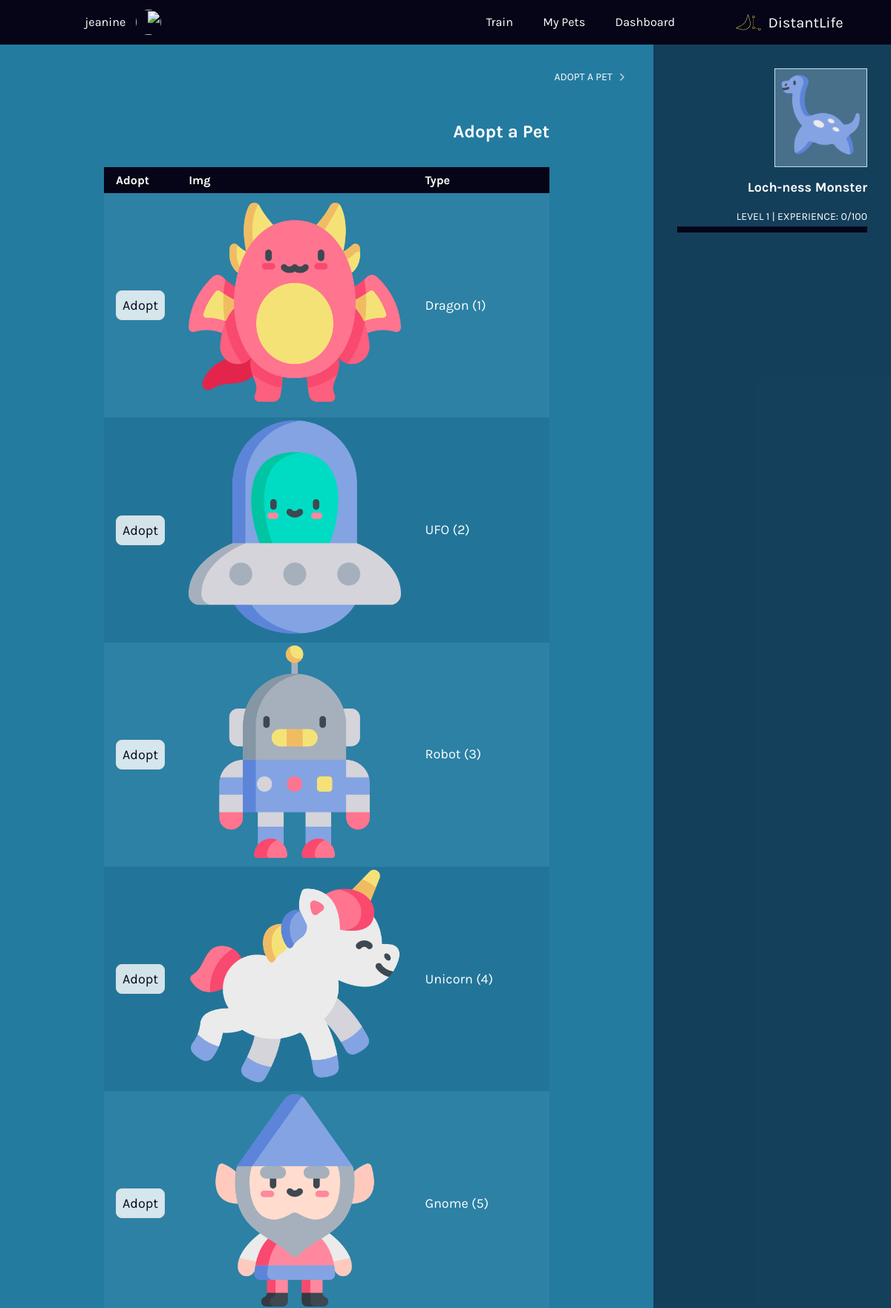
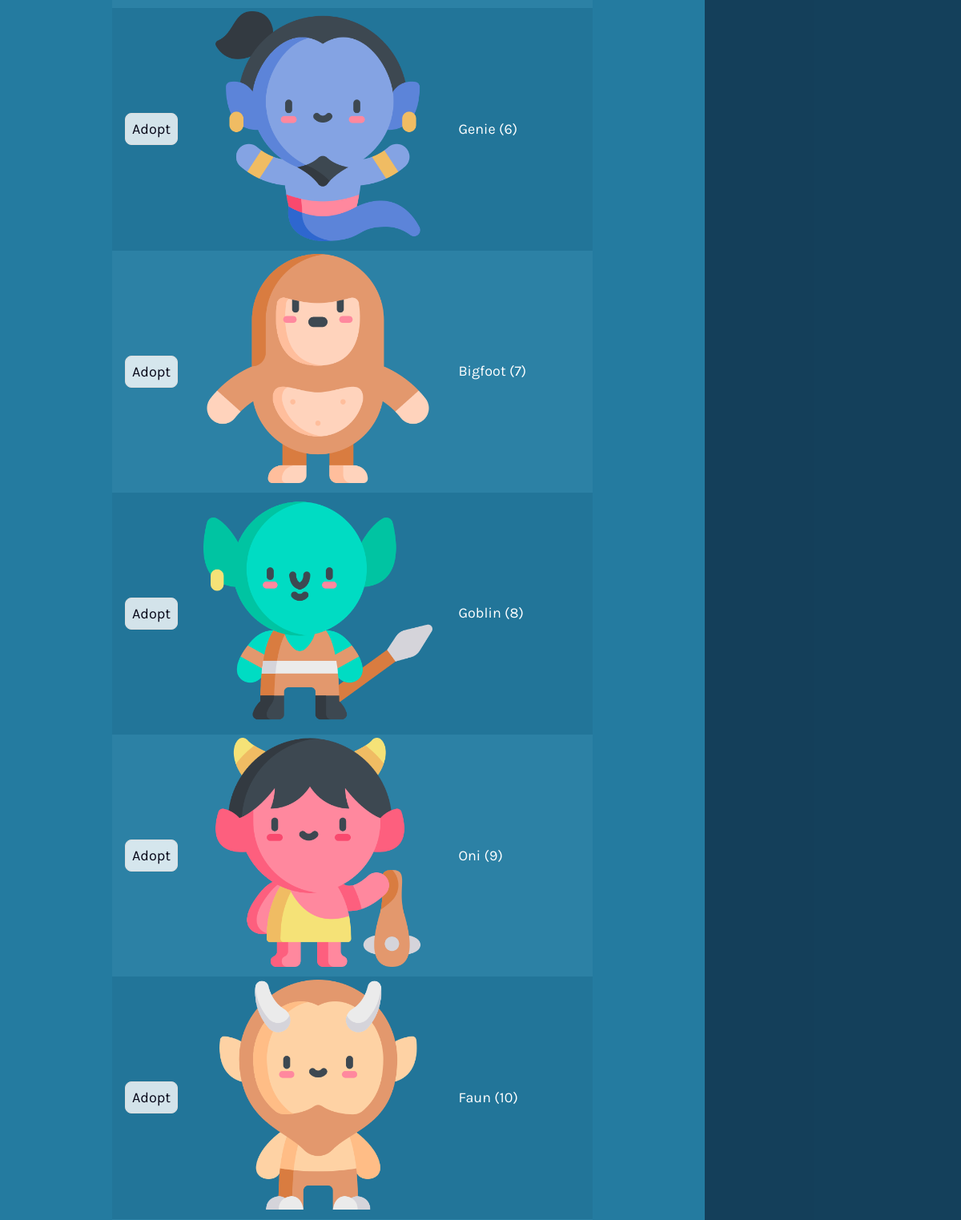
The app's page /adopt (signed in, upper part) with its own data (2 pictures, top to bottom).
### tables this page shows
CREATE TABLE `pet_types` (
  `id` integer,
  `imgsrc` varchar(255),
  `pet_type` varchar(255), `exp_required` integer,
  PRIMARY KEY(id)
);

### application.py (the view)
@app.route("/adopt", methods=["GET", "POST"])
@login_required
def adopt():
    if request.method == "POST":
        if not request.form.get("pet_type"):
            return apology("must choose pet type", 403)
        pet_type_id = int(request.form.get("pet_type"))
        petname = db.execute("SELECT pet_type FROM pet_types WHERE id = ?", pet_type_id)
        petid = db.execute("INSERT INTO pets(type, name, exp, created) VALUES (?, ?, ?, CURRENT_TIMESTAMP)",
                                 pet_type_id, petname[0]['pet_type'], 0)
        db.execute("INSERT INTO owners(owner_id, pet_id) VALUES (?, ?)",
                                 session_get_int("user_id"), petid)
        db.execute("UPDATE users SET active_pet_id = ? WHERE id = ?",
                                 petid, session_get_int("user_id"))
        set_active_pet_in_session(session_get_int("user_id"))
        return redirect("/")
    else:
        rows = db.execute("SELECT * FROM pet_types")
        if len(rows) < 1:
            return apology("no pets", 403)
        return render_template("adopt.html", pet_types=rows)

### application.py (called while the page is built)
@app.after_request
def after_request(response):
    response.headers["Cache-Control"] = "no-cache, no-store, must-revalidate"
    response.headers["Expires"] = 0
    response.headers["Pragma"] = "no-cache"
    return response

### helpers.py (called while the page is built)
def login_required(f):
    @wraps(f)
    def decorated_function(*args, **kwargs):
        print("===============")
        print(session_get_int("user_id"))
        if session_get_int("user_id") is None:
            return redirect("/login")
        return f(*args, **kwargs)
    return decorated_function

def session_get_int(key):
  if session.get(key) is not None:
    return int(session.get(key))
  else:
    return None

### templates/adopt.html (shortened to what this page needs)
{% extends "layout.html" %}
{% block main %}
<h1>{{ _('Adopt a Pet') }}</h1>
{% if (pet_types|length) > 0 %}
    <table class="table table-striped">
        <thead>
            <tr>
                <th>{{ _('Type') }}</th>
                <th>{{ _('Img') }}</th>
                <th>{{ _('Adopt') }}</th>
            </tr>
        </thead>
        <tbody>
            {% for pet_type in pet_types %}
            <tr>
                <td>{{ pet_type.pet_type }} ({{pet_type.id}})</td>
                <td><img src="/static/{{ pet_type.imgsrc }}" alt="" /></td>
                <td>
                  <form method="post" action="/adopt">
                    <input type="submit" value="{{ _('Adopt') }}" />
                </form>
              </td>
            </tr>
            {% endfor %}
        </tbody>
    </table>
    {% else %}
      <p>{{ _('No pets') }}</p>
    {% endif %}
{% endblock %}

### templates/global/sidebar.html
{% from "./macros.html" import usedalot, progressbar, get_data with context %}
<aside>
  {% if (session.get("active_pet")) %}
  <p class="text-center my-0 pet-box ">
    <img width="200" height="200" src="{{ url_for('static', filename=session['active_pet']['imgsrc']) }}" alt="{{session['active_pet']['type']}}" />
  </p>
  <h3>{{session["active_pet"]["name"]}}</h3>
  {{ progressbar(session["active_pet"]["exp"]) }}
  {% endif %}
</aside>

### static/proj04.css (style rules this page uses)
input { background:#fff;border:1px solid #ddd;font-family:Karla,Noto Sans Hebrew,sans-serif;font-size:18px;padding:8px }
form { width:100% }
table { border-collapse:collapse }
img { height:auto;max-width:100%;width:auto }
body { background-color:#247ba0 }
.layout-secondary-aside h3 { font-size:18px;margin-bottom:0;margin-top:16px }
.layout-secondary-aside>aside>:first-child { margin-top:0 }
.secondary-main h1,.secondary-main h2 { font-size:18px;margin-bottom:0 }
.secondary-main h1 { font-size:24px }
body { align-items:center;display:flex;flex-direction:column;justify-content:center;margin:0;min-height:100vh;padding:0 }
* { box-sizing:border-box }
.my-0 { margin-bottom:0!important;margin-top:0!important }
.theme-inversed a:not(.btn),.theme-inversed dl,.theme-inversed h1,.theme-inversed h2,.theme-inversed h3,.theme-inversed h4,.theme-inversed h5,.theme-inversed h6,.theme-inversed ol,.theme-inversed p,.theme-inversed ul { color:#fff }
body { font-family:Karla,Noto Sans Hebrew,sans-serif;font-size:18px;font-weight:400;line-height:27px }
.h1,h1 { font-size:67.5px }
.h1,.h2,h1,h2 { color:#fff;font-family:Karla,Noto Sans Hebrew,sans-serif;font-weight:700;line-height:1.3;margin-bottom:32px;margin-top:0 }
.h3,h3 { font-size:22.5px }
.h3,.h4,h3,h4 { color:#fff;font-family:Karla,Noto Sans Hebrew,sans-serif;font-weight:700;line-height:1.3;margin-bottom:32px;margin-top:0 }
.text-center { text-align:center }
input { background-color:hsla(0,0%,100%,.8);border-radius:8px }
button,input[type=submit],option,select { cursor:pointer }
input { color:#050517 }
table { margin-bottom:32px;margin-top:32px;width:100% }
tbody td,tbody th,thead td,thead th { color:#fff;padding:4px 16px;text-align:left }
thead th { background-color:#050517;font-size:1rem }
tbody tr td { background-color:rgba(5,5,23,.05) }
tbody tr:nth-child(odd) td { background-color:rgba(196,224,249,.05) }
.pet-box { background-color:rgba(196,224,249,.3);border:1px solid #c4e0f9 }
.layout-secondary-aside .pet-box { max-width:125px }
body.dir-rtl .layout-secondary aside .pet-box img { transform:scaleX(-1) }
aside .pet-box img { padding:8px }

### records on screen
pet_types: pet_type "Dragon", id "1", imgsrc (picture)
pet_types: pet_type "UFO", id "2", imgsrc (picture)
pet_types: pet_type "Robot", id "3", imgsrc (picture)
pet_types: pet_type "Unicorn", id "4", imgsrc (picture)
pet_types: pet_type "Gnome", id "5", imgsrc (picture)
pet_types: pet_type "Genie", id "6", imgsrc (picture)
pet_types: pet_type "Bigfoot", id "7", imgsrc (picture)
pet_types: pet_type "Goblin", id "8", imgsrc (picture)
pet_types: pet_type "Oni", id "9", imgsrc (picture)
pet_types: pet_type "Faun", id "10", imgsrc (picture)
pet_types: active_pet.name "Loch-ness Monster"

### other values on screen
{{ session['username'] }} "jeanine"
{{ title_s }} "ADOPT A PET"
{{ level }} "1"
{{ percent }} "0"
